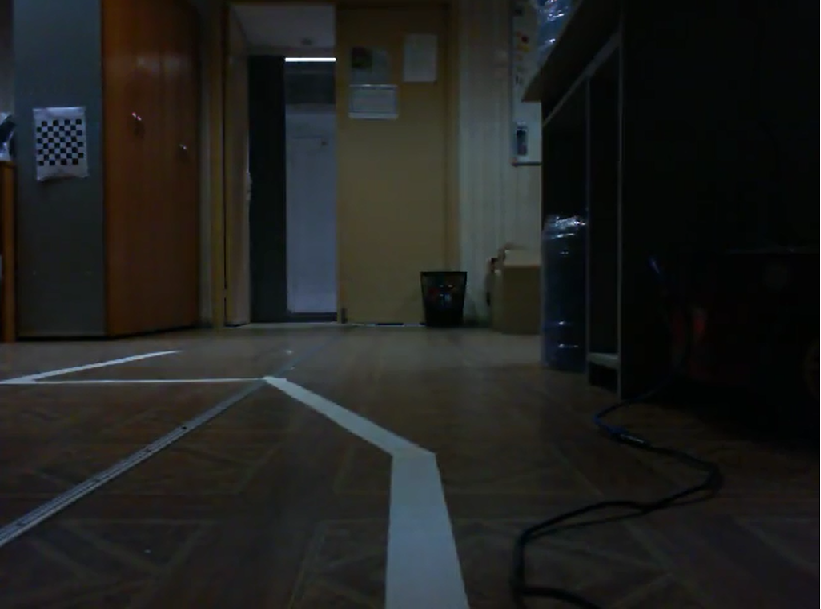
//> input picture Skeletonization/scrin.jpg, 821 x 609 px
$ ./main   (built with g++ and OpenCV 4)
//> lines starting //> are read from the running program, lines starting //| are printed output that depends on the picture; after the words box and inside, x2 and y2 are one past the last pixel; in counts of white or black regions, pixels touching at a corner belong together; pictures that were not available may be replaced by others from this repository, and a replacement may not be noted
#include "opencv2\imgproc.hpp"
#include "opencv2\highgui.hpp"
#include "opencv2\opencv.hpp"
#include <math.h>

#include <sstream>
#include <iostream>
#include <fstream>

#include <stdlib.h>
#include <stdio.h>


using namespace std;
using namespace cv;

void on_low_h_thresh_trackbar(int, void *);
void on_high_h_thresh_trackbar(int, void *);
void on_low_s_thresh_trackbar(int, void *);
void on_high_s_thresh_trackbar(int, void *);
void on_low_v_thresh_trackbar(int, void *);
void on_high_v_thresh_trackbar(int, void *);
bool thinningIteration_fast(Mat &img, int iter);
void thinning_fast(cv::Mat& im);
void my_skelet(Mat &img1, Mat &img2);
void draw_line(cv::Mat& im, cv::Vec4i& given_line);

int low_h = 0, low_s = 0, low_v = 0;
int high_h = 179, high_s = 255, high_v = 255;


int main()
{
	string window = "original";
	string window1 = "thresh";
	string window2 = "pixels";

	namedWindow(window, CV_WINDOW_FULLSCREEN);
	namedWindow(window1, CV_WINDOW_FULLSCREEN);
	namedWindow(window2, CV_WINDOW_FULLSCREEN);


	// [6 lines of commented-out code are left out]


	Mat img = imread("scrin.jpg");
//> img is the input picture: 609 rows x 821 cols, CV_8UC3; mean B, G, R 31.3, 33.3, 32.5


	cvtColor(img, img, CV_BGR2HSV);
//> img: 609 rows x 821 cols, CV_8UC3; mean H, S, V 60.7, 79.2, 37.2


	Mat img1;
	Mat img2(480,640, CV_8UC1, Scalar(0));


	VideoCapture cap;
	bool res = cap.open("0.avi");
	if (!res) {
		throw cv::Exception(1, "error", "func", "video0.avi", 1);

	}

	while (1){
		Mat frame;
		Mat img;
		cap >> frame;
		cvtColor(frame, img, CV_BGR2HSV);

		inRange(img, Scalar(86, 0, 84), Scalar(121, 105, 175), img1);
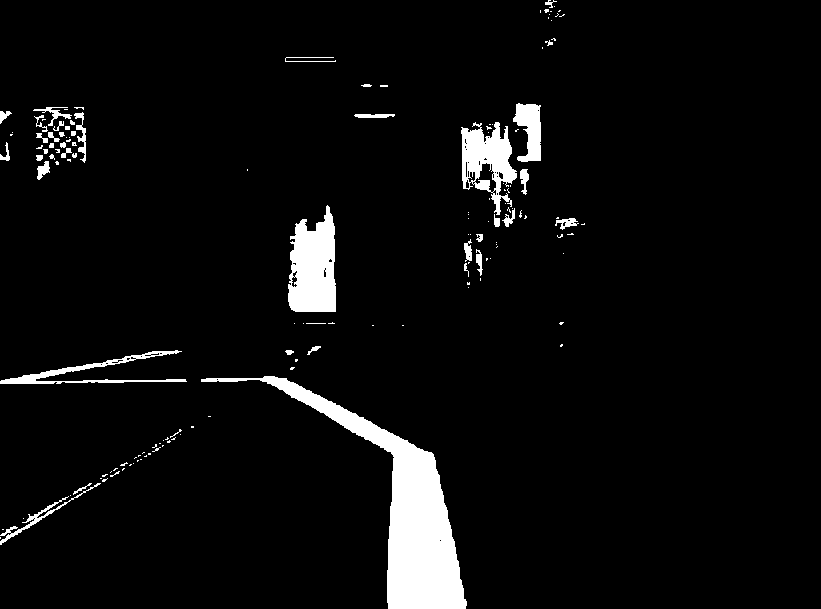
//> img1: 609 rows x 821 cols, CV_8UC1; 4.9% white; 147 white regions (104 under 20 px), largest, box (x1, y1, x2, y2) and area: (201, 376, 467, 609) 12287, (288, 205, 336, 312) 3896, (461, 122, 517, 215) 2645


		dilate(img1, img1, getStructuringElement(MORPH_ELLIPSE, Size(7, 7)));
		erode(img1, img1, getStructuringElement(MORPH_ELLIPSE, Size(7, 7)));
//> img1: 609 rows x 821 cols, CV_8UC1; 5.6% white; 47 white regions (26 under 20 px), largest, box (x1, y1, x2, y2) and area: (201, 376, 467, 609) 12320, (288, 205, 336, 312) 4016, (461, 122, 529, 227) 3867

		imshow(window, img1);

		Rect rp = Rect(0, 305, 210, 175);
		Mat roi = img1(rp);
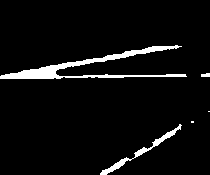
//> roi: 175 rows x 210 cols, CV_8UC1; 5% white; 5 white regions (2 under 20 px), largest, box (x1, y1, x2, y2) and area: (0, 45, 187, 79) 1410, (100, 124, 182, 175) 402, (201, 73, 210, 77) 31

		erode(roi, roi, getStructuringElement(MORPH_ELLIPSE, Size(15, 15)));
//> roi: 175 rows x 210 cols, CV_8UC1; 5.04% of pixels changed, all inside (x1, y1, x2, y2) = (0, 45, 210, 175)
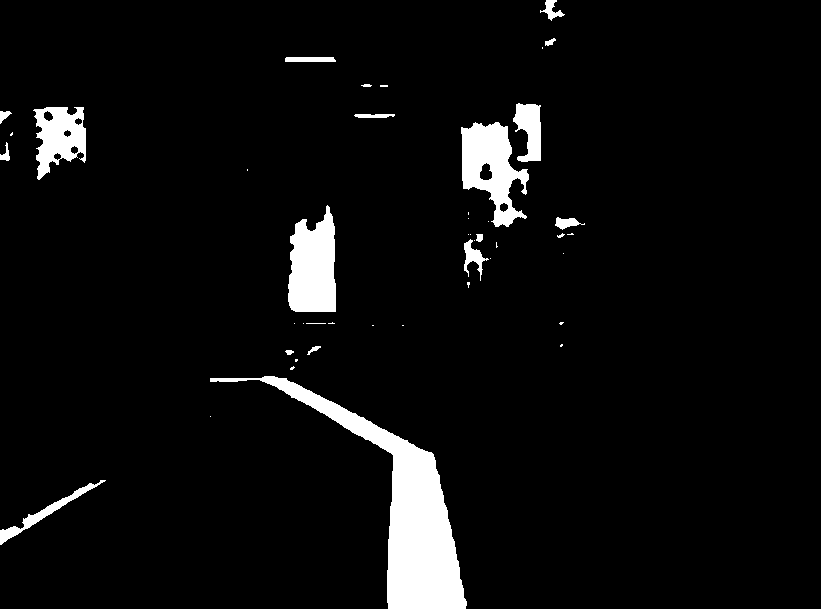
//> img1: 609 rows x 821 cols, CV_8UC1; 5.2% white; 45 white regions (25 under 20 px), largest, box (x1, y1, x2, y2) and area: (210, 376, 467, 609) 12289, (288, 205, 336, 312) 4016, (461, 122, 529, 227) 3867

		Rect rp2 = Rect(0, 270, 370, 210);
		Mat roi2 = img1(rp2);
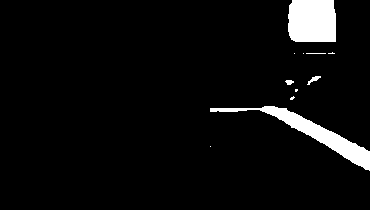
//> roi2: 210 rows x 370 cols, CV_8UC1; 5.1% white; 11 white regions (6 under 20 px), largest, box (x1, y1, x2, y2) and area: (288, 0, 336, 42) 1938, (210, 106, 370, 171) 1868, (307, 76, 321, 85) 49, (285, 80, 294, 85) 32, (306, 53, 326, 54) 20


		Rect rp3 = Rect(0, 270, 370, 210);
		Mat roi3 = img2(rp3);

		roi2.copyTo(roi3);
//> img2: 480 rows x 640 cols, CV_8UC1; 1.3% white; 11 white regions (6 under 20 px), largest, box (x1, y1, x2, y2) and area: (288, 270, 336, 312) 1938, (210, 376, 370, 441) 1868, (307, 346, 321, 355) 49, (285, 350, 294, 355) 32, (306, 323, 326, 324) 20

		while (1)
		{
			Mat pixels(img2.size(), CV_8UC1, Scalar(0));
			my_skelet(img2, pixels);
			for (int i = 0; i < pixels.rows; i++)
			{
				for (int j = 0; j < pixels.cols; j++)
				{
					if ((int)pixels.at<uchar>(i, j) == 255)
					{
						img2.at<uchar>(i, j) = 0;
					}
				}

			}
			bool flag = false;
			for (int i = 0; i < pixels.rows; i++)
			{
				for (int j = 0; j < pixels.cols; j++)
				{
					if ((int)pixels.at<uchar>(i, j) == 255)
					{
						flag = true;
					}

				}
			}
			if (flag == false)
			{
				break;
			}
		}
//> this loop made 29 passes
//> pass 1, `my_skelet(img2, pixels);`:
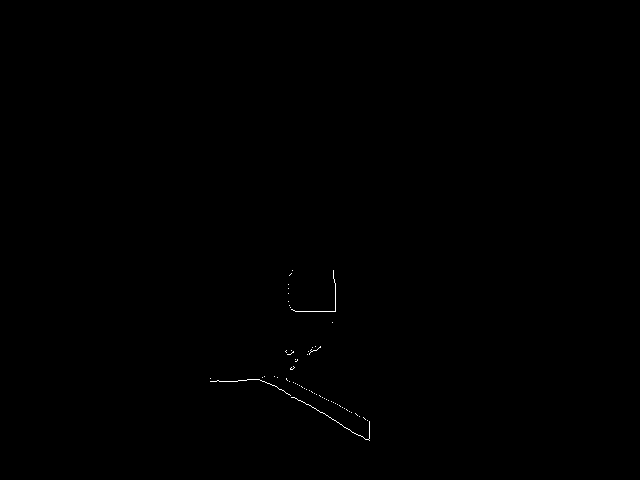
//> pixels: 480 rows x 640 cols, CV_8UC1; 0.12% white in thin lines or dots, all inside (x1, y1, x2, y2) = (210, 270, 370, 441)
//> pass 2, `my_skelet(img2, pixels);`:
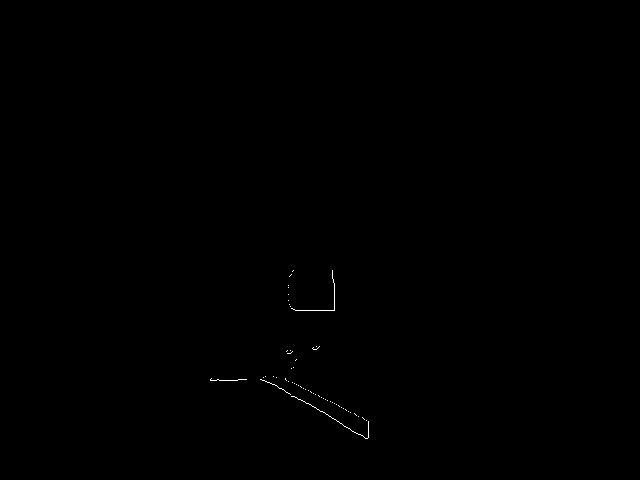
//> pixels: 480 rows x 640 cols, CV_8UC1; 0.11% white in thin lines or dots, all inside (x1, y1, x2, y2) = (210, 270, 369, 439)
//> after the loop:
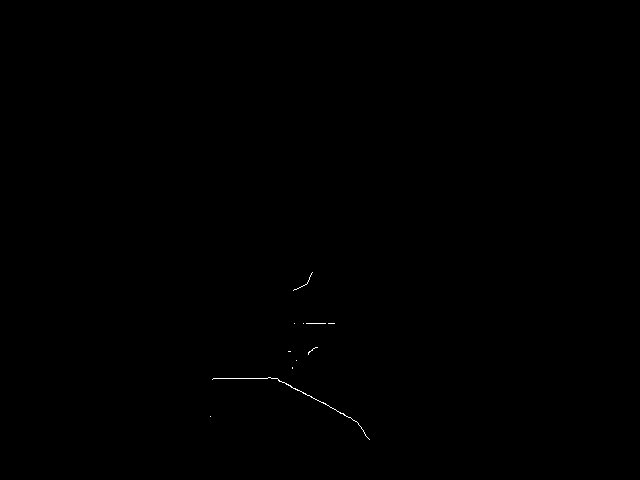
//> img2: 480 rows x 640 cols, CV_8UC1; 0.08% white in thin lines or dots, all inside (x1, y1, x2, y2) = (210, 272, 370, 440)
		imshow(window1, img2);


		vector <Vec4i> lines;
		//Ищем линии по Хафу
		HoughLinesP(img2, lines, 1, CV_PI/160, 40, 40, 10000);
//> lines = 2 lines (x1, y1, x2, y2): [213, 378, 277, 378], [278, 379, 356, 421]

		for (size_t i = 0; i < lines.size(); i++)
		{
			Vec4i l = lines[i];
			line(img, Point(l[0], l[1]), Point(l[2], l[3]), Scalar(255, 0, 0), 5, CV_AA);
		}
//> this loop made 2 passes
//> img: 609 rows x 821 cols, CV_8UC3; mean H, S, V 61.1, 79.1, 37


		for (size_t i = 0; i < lines.size(); i++)
		{
			Vec4i l1 = lines[i];
			int Num_of_line = 0;
			int Num_of_point_1 = 0;
			int Num_of_point_2 = 0;
			int min_Len = 30000;
			for (size_t j = 0; j < lines.size(); j++)
			{
				Vec4i l2 = lines[j];
				if (i == j) break;

				int Len1 = (l1[0] - l2[0]) * (l1[0] - l2[0]) + (l1[1] - l2[1]) * (l1[1] - l2[1]);
				int Len2 = (l1[0] - l2[2]) * (l1[0] - l2[2]) + (l1[1] - l2[3]) * (l1[1] - l2[3]);
				int Len3 = (l1[2] - l2[0]) * (l1[2] - l2[0]) + (l1[3] - l2[1]) * (l1[3] - l2[1]);
				int Len4 = (l1[2] - l2[2]) * (l1[2] - l2[2]) + (l1[3] - l2[3]) * (l1[3] - l2[3]);

				if (Len1 < min_Len)
				{
					Num_of_point_1 = 0; Num_of_point_2 = 0; Num_of_line = j; min_Len = Len1;
				}
				if (Len2 < min_Len)
				{
					Num_of_point_1 = 0; Num_of_point_2 = 2; Num_of_line = j; min_Len = Len2;
				}
				if (Len3 < min_Len)
				{
					Num_of_point_1 = 2; Num_of_point_2 = 0; Num_of_line = j; min_Len = Len3;
				}
				if (Len4 < min_Len)
				{
					Num_of_point_1 = 2; Num_of_point_2 = 2; Num_of_line = j; min_Len = Len4;
				}
			}

			line(img, Point(l1[Num_of_point_1], l1[Num_of_point_1 + 1]), Point(lines[Num_of_line][Num_of_point_2], lines[Num_of_line][Num_of_point_2 + 1]), Scalar(150), 2);

		}
//> this loop made 2 passes
//> (l1, Num_of_point_1, Num_of_point_2, Num_of_line, min_Len) on passes 1 to 2: ([213, 378, 277, 378], 0, 0, 0, 30000), ([278, 379, 356, 421], 0, 2, 0, 2)
//> img: 609 rows x 821 cols, CV_8UC3; mean H, S, V 61.1, 79.1, 37

		cvtColor(img, img, CV_HSV2BGR);
		imshow(window2, img);
		if (waitKey(30) >= 0) break;
//> the Esc key is pressed
	}


	cvtColor(img, img, CV_HSV2BGR);

	waitKey(0);

	destroyAllWindows();

	return 0;


}

// [126 lines left out: functions on_low_h_thresh_trackbar, on_high_h_thresh_trackbar, on_low_s_thresh_trackbar, on_high_s_thresh_trackbar, on_low_v_thresh_trackbar, on_high_v_thresh_trackbar and 2 more, not called in this run]


void my_skelet(Mat &img1, Mat &img2){

	for (int j = 1; j < img1.cols - 1; j++)
	{
		for (int i = 1; i < img1.rows - 1; i++)
		{

			if ((int)img1.at<uchar>(i, j) == 0)  //0
			{
				continue;
			}

			if ((int)img1.at<uchar>(i - 1, j) == 255 && (int)img1.at<uchar>(i, j + 1) == 255 && (int)img1.at<uchar>(i + 1, j) == 255)
			{
				continue;
			} //3

			if ((int)img1.at<uchar>(i, j + 1) == 255 && (int)img1.at<uchar>(i + 1, j) == 255 && (int)img1.at<uchar>(i, j - 1) == 255)
			{
				continue;
			}//4
			int sum = 0;

			sum = (int)img1.at<uchar>(i - 1, j - 1) + (int)img1.at<uchar>(i - 1, j) + (int)img1.at<uchar>(i - 1, j + 1) +
				(int)img1.at<uchar>(i, j - 1) + (int)img1.at<uchar>(i, j + 1) +
				(int)img1.at<uchar>(i + 1, j - 1) + (int)img1.at<uchar>(i + 1, j) + (int)img1.at<uchar>(i + 1, j + 1);

			if (sum<510 || sum>1530)
			{
				continue;
			}//1

			int jump_number = 0;
			if ((int)img1.at<uchar>(i - 1, j) == 0 && (int)img1.at<uchar>(i - 1, j + 1) == 255)
			{
				jump_number++;
			}

			if ((int)img1.at<uchar>(i - 1, j + 1) == 0 && (int)img1.at<uchar>(i, j + 1) == 255)
			{
				jump_number++;
			}

			if ((int)img1.at<uchar>(i, j + 1) == 0 && (int)img1.at<uchar>(i + 1, j + 1) == 255)
			{
				jump_number++;
			}

			if ((int)img1.at<uchar>(i + 1, j + 1) == 0 && (int)img1.at<uchar>(i + 1, j) == 255)
			{
				jump_number++;
			}

			if ((int)img1.at<uchar>(i + 1, j) == 0 && (int)img1.at<uchar>(i + 1, j - 1) == 255)
			{
				jump_number++;
			}

			if ((int)img1.at<uchar>(i + 1, j - 1) == 0 && (int)img1.at<uchar>(i, j - 1) == 255)
			{
				jump_number++;
			}

			if ((int)img1.at<uchar>(i, j - 1) == 0 && (int)img1.at<uchar>(i - 1, j - 1) == 255)
			{
				jump_number++;
			}

			if ((int)img1.at<uchar>(i - 1, j - 1) == 0 && (int)img1.at<uchar>(i - 1, j) == 255)
			{
				jump_number++;
			}

			if (jump_number != 1)
			{
				continue;
			}

			img2.at<uchar>(i, j) = 255;

		}

	}

}
